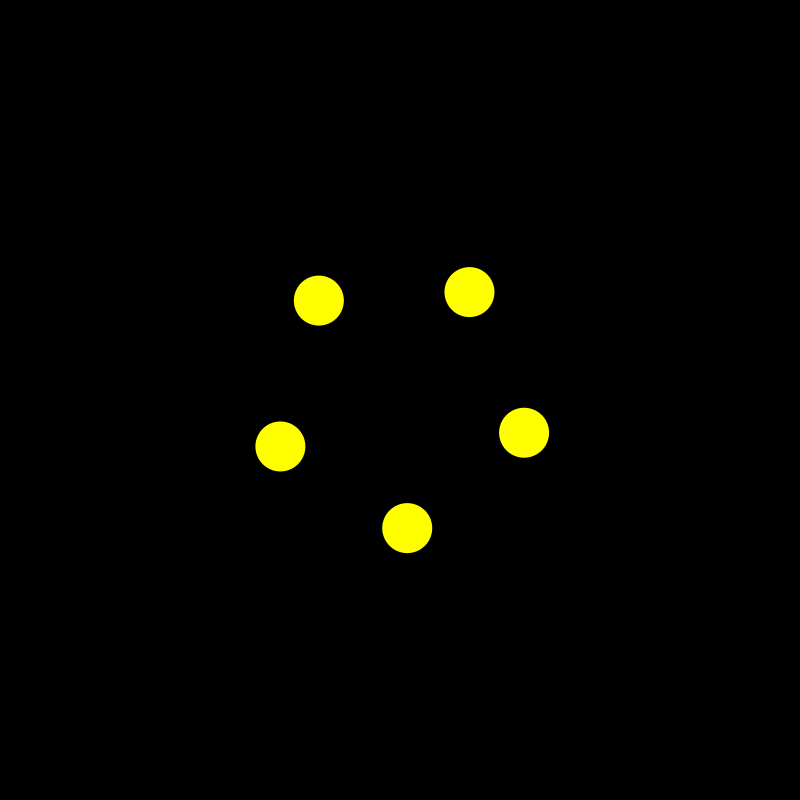
Frame 1 (no input)
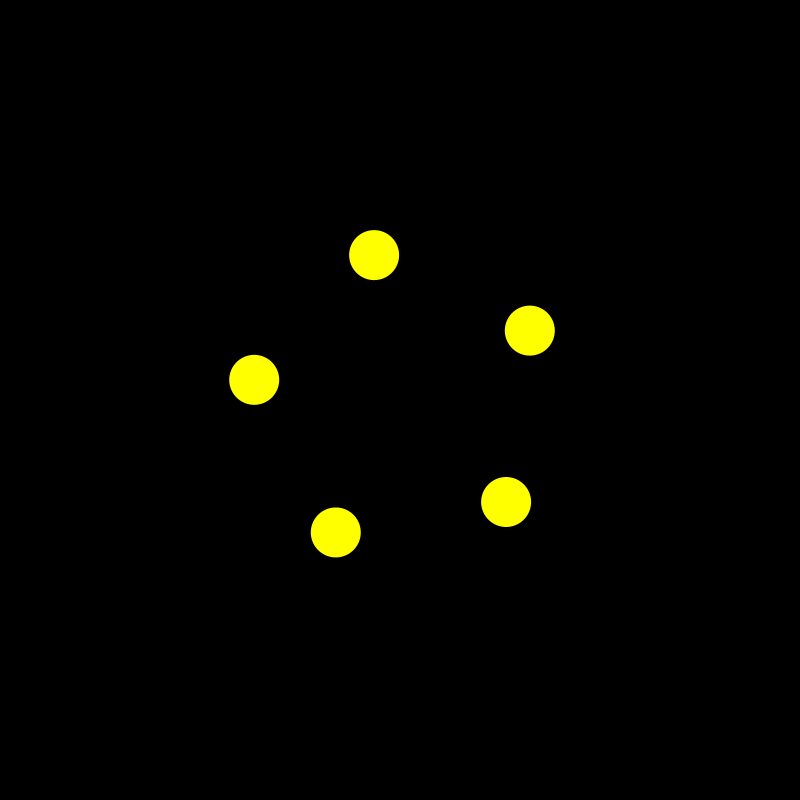
Frame 60 (the mouse pressed at the canvas centre just before this capture)
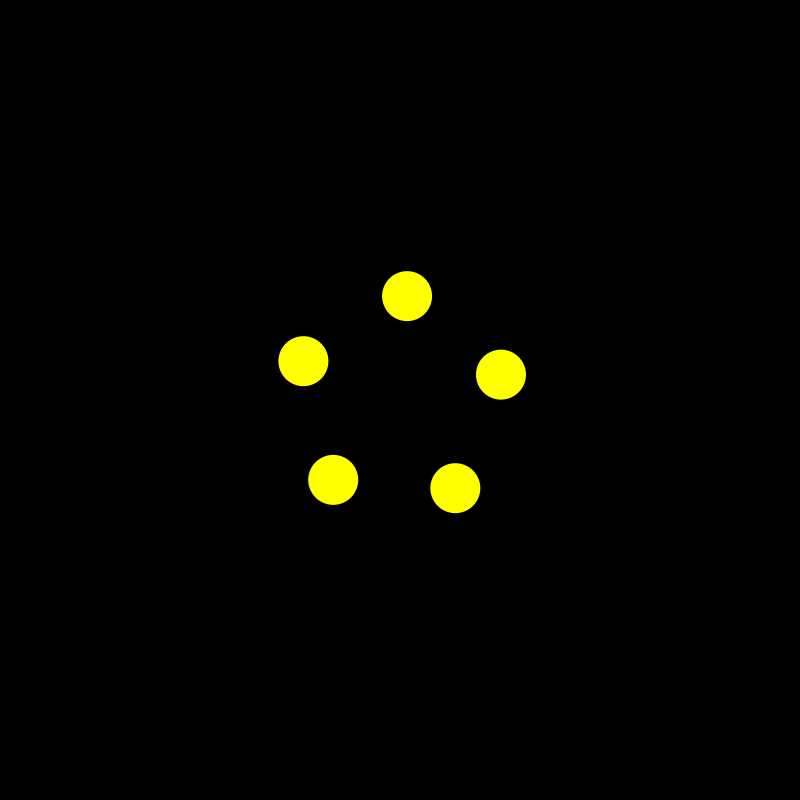
Frame 120 (the mouse held since frame 60 and released just before this capture)

The Processing sketch that drew these frames (run headless with seeded random() and noise(); from frame 60 on, the mouse is pressed at the canvas centre):

// Processing sketch: week6Quiz
// ── week6Quiz.pde
PVector offset = new PVector (50,0);
float degrees = PI;
color colorFill;


void setup(){
 background(0);
 size(800,800);
 noStroke();
 colorMode(RGB, 255,255,255);

 colorFill = color(255,255,0);
 offset.rotate(radians(45));
 smooth();

}

void draw(){

offset.rotate(radians(1));
background(0);
fill(colorFill);


translate(width/2, height/2);
ellipse(offset.x*2, -offset.y*3, 50, 50); 
//the offset.y is multiplied by 3 because I think that is what you meant by "pulse"
rotate(radians(72));
ellipse(offset.x*2, -offset.y*3, 50, 50);

rotate(radians(72));
ellipse(offset.x*2, -offset.y*3, 50, 50);

rotate(radians(72));
ellipse(offset.x*2, -offset.y*3, 50, 50);

rotate(radians(72));
ellipse(offset.x*2, -offset.y*3, 50, 50);
}


    
  
  
